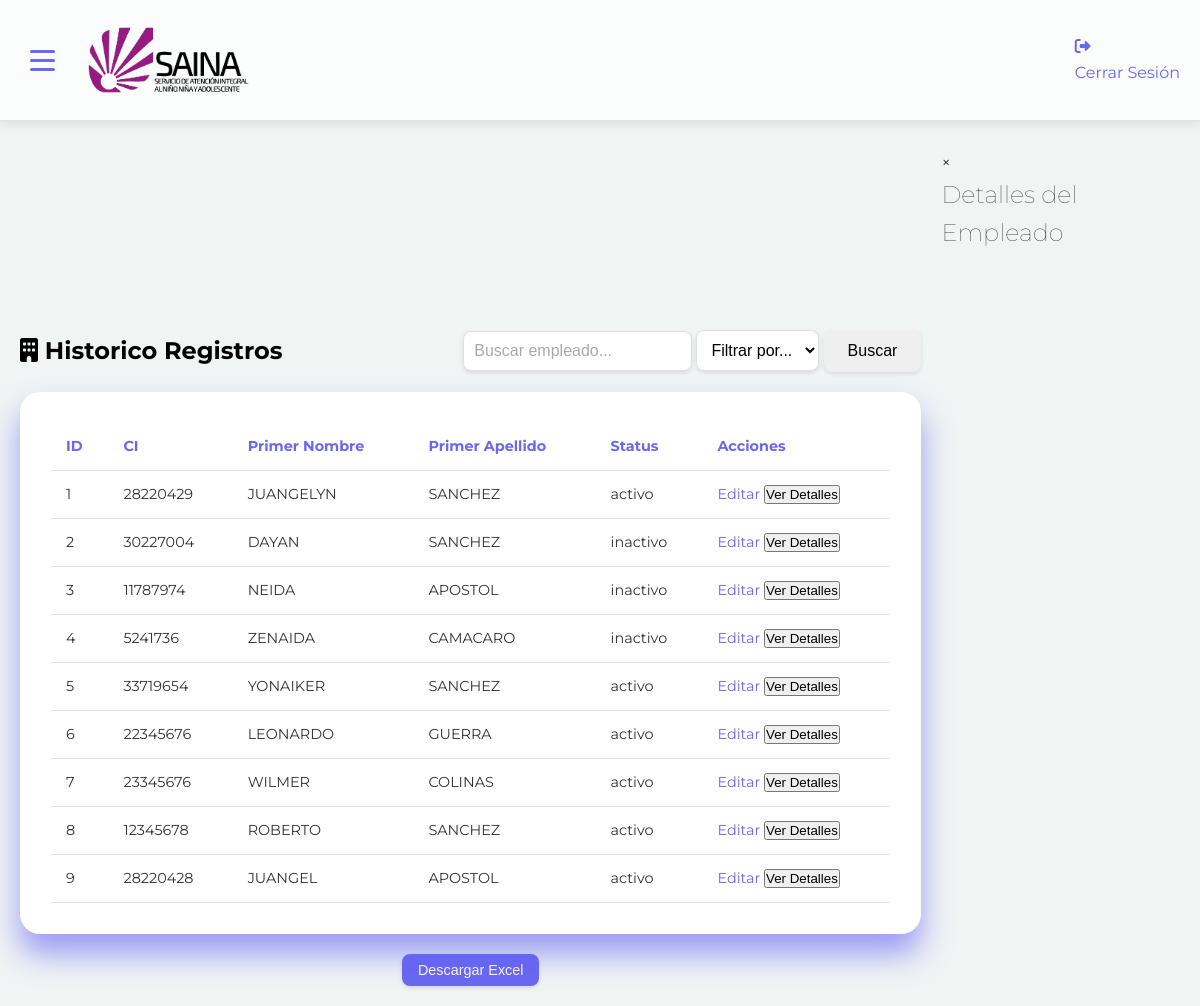
/html/tabla_datos.php, run on an earlier commit of the app's database.
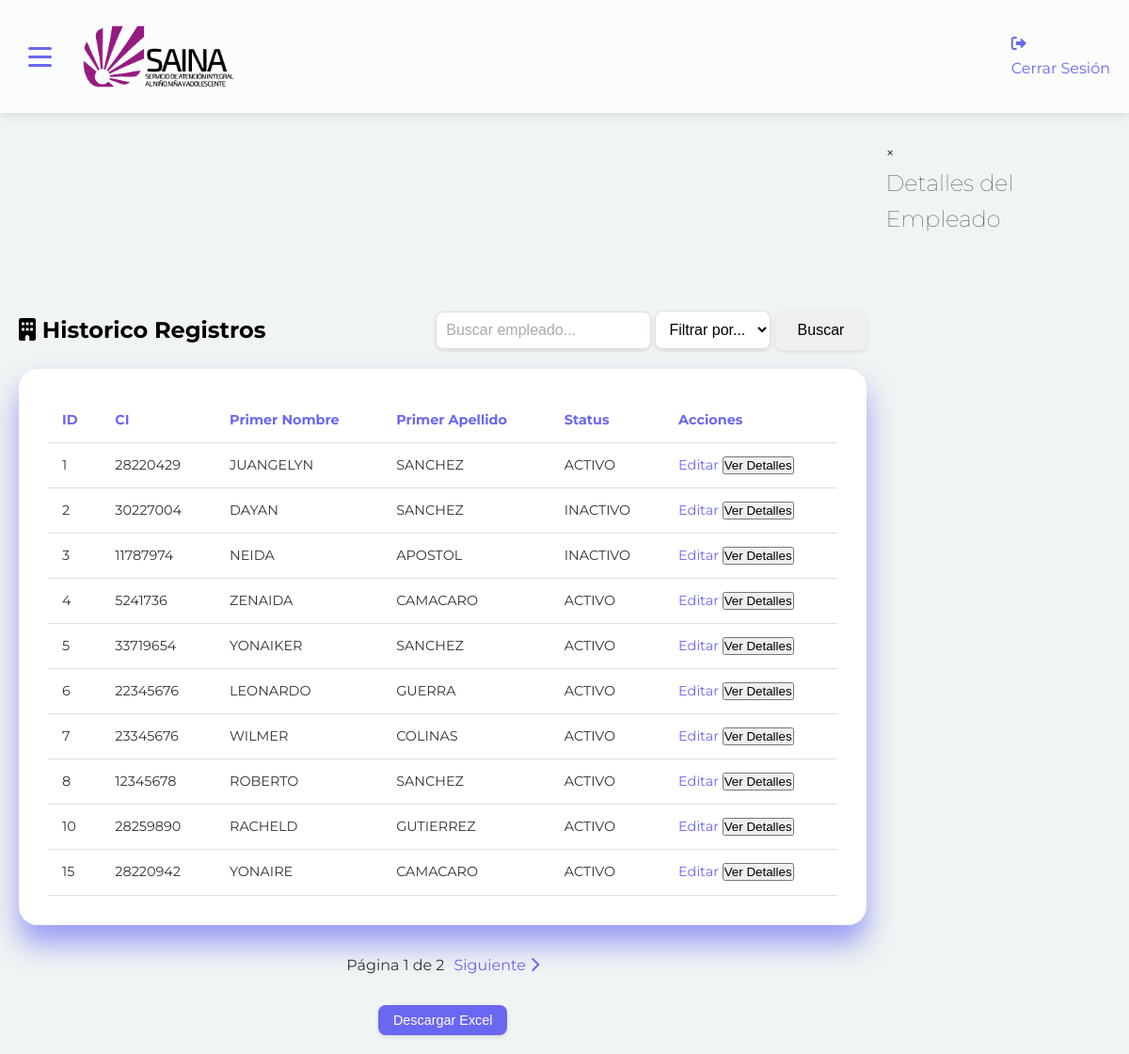
And on a later commit of the database.
### tables this page shows
CREATE TABLE `empleados` (
  `id` int(11) NOT NULL,
  `nacionalidad` varchar(50) NOT NULL,
  `ci` varchar(20) NOT NULL,
  `primer_nombre` varchar(50) NOT NULL,
  `segundo_nombre` varchar(50) DEFAULT NULL,
  `primer_apellido` varchar(50) NOT NULL,
  `segundo_apellido` varchar(50) DEFAULT NULL,
  `fecha_nacimiento` date NOT NULL,
  `sexo` enum('MASCULINO','FEMENINO') NOT NULL,
  `estado_civil` enum('SOLTERO(A)','CASADO(A)','DIVORCIADO(A)','VIUDO(A)') NOT NULL,
  `direccion_ubicacion` varchar(255) DEFAULT NULL,
  `telefono` varchar(20) DEFAULT NULL,
  `correo` varchar(100) DEFAULT NULL,
  `cuenta_bancaria` varchar(50) DEFAULT NULL,
  `tipo_trabajador` enum('CTD','CTI','LNR') NOT NULL,
  `grado_instruccion` enum('PRIMARIA','BACHILLER','TECNICO_PROFESIONAL','LICENCIADO','INGENIERO','ESPECIALISTA','MAESTRIA','DOCTORADO') NOT NULL,
  `cargo` varchar(100) NOT NULL,
  `sede` enum('ADMIN','CAFO','CATE','CSAI','CSB') NOT NULL,
  `dependencia` enum('ADMIN','CAFO','CATE','CSAI','CSB') NOT NULL,
  `fecha_ingreso` date NOT NULL,
  `cod_siantel` varchar(50) NOT NULL,
  `ubicacion_estante` varchar(50) DEFAULT NULL,
  `estatus` enum('ACTIVO','INACTIVO') NOT NULL,
  `fecha_egreso` date DEFAULT NULL,
  `motivo_retiro` text DEFAULT NULL,
  `ubicacion_estante_retiro` varchar(50) DEFAULT NULL,
  `tipo_sangre` enum('A+','A-','B+','B-','AB+','AB-','O+','O-') DEFAULT NULL,
  `lateralidad` enum('DIESTRO(A)','ZURDO(A)') NOT NULL,
  `peso_trabajador` decimal(5,2) DEFAULT NULL,
  `altura_trabajador` decimal(5,2) DEFAULT NULL,
  `calzado_trabajador` varchar(10) DEFAULT NULL,
  `camisa_trabajador` varchar(10) DEFAULT NULL,
  `pantalon_trabajador` varchar(10) DEFAULT NULL,
  `foto` varchar(255) DEFAULT NULL,
  `fecha_registro` timestamp NOT NULL DEFAULT current_timestamp(),
  `estado_id` int(11) DEFAULT 1,
  `municipio_id` int(11) DEFAULT NULL,
  `parroquia_id` int(11) DEFAULT NULL
);

### html/tabla_datos.php (the view, shortened to what this page needs)
<!DOCTYPE html>
<html lang="en">
<head>
    <link rel="stylesheet" href="../css/tabla_datos.css">
    <link rel="stylesheet" href="https://cdnjs.cloudflare.com/ajax/libs/font-awesome/6.0.0/css/all.min.css">
</head>
<body>
    <header class="fixed-header">
        <div class="header-content">
            <div class="left-group">
                <nav class="nav-menu">
                        <label for="menu-toggle" class="menu-icon">
                            <span></span>
                            <span></span>
                            <span></span>
                        </label>
                    </nav>
                    <div class="logo-container">
                        <img src="../imagen/2 - Logo SAINA Horizontal.png" alt="Logo Principal" class="logo">
                    </div>
                </div>
                <div class="logout-section">
            <a href="logout.php" class="logout-btn">
                <div class="nav-icon"><i class="fas fa-sign-out-alt"></i></div>
                <div class="nav-text">Cerrar Sesión</div>
            </a>
        </div>
                    </div>
        </header>
        <div class="main-container">
            <div class="header-section">
                <div class="logo-section">
                    <i class="fas fa-building"></i> Historico Registros
                </div>
                <div class="search-filter">
                    <form method="GET" action="">
                        <input type="text" name="search" placeholder="Buscar empleado..." value="<?php echo htmlspecialchars($_GET['search'] ?? ''); ?>">
                        <select name="filter">
                            <option value="">Filtrar por...</option>
                        </select>
                        <button type="submit" class="btn">Buscar</button>
                    </form>
                </div>
            </div>
    <div class="table-container">
        <table id="employee-table">
            <tr>
                <th>ID</th>
                <th>CI</th>
                <th>Primer Nombre</th>
                <th>Primer Apellido</th>
                <th>Status</th>
                <th>Acciones</th>
            </tr>
                    <?php
                    include("../php/conexion_bd.php");
                    $registros_por_pagina = 10;
                    $pagina_actual = isset($_GET['page']) ? (int)$_GET['page'] : 1;
                    $offset = ($pagina_actual - 1) * $registros_por_pagina;
                    $search = $_GET['search'] ?? '';
                    $filter = $_GET['filter'] ?? '';
                    $where_clause = '';
                    $params = [];
                    $types = '';
                    $sql_total = "SELECT COUNT(*) AS total FROM empleados $where_clause";
                    $stmt_total = $conexion->prepare($sql_total);
                    $stmt_total->execute();
                    $resultado_total = $stmt_total->get_result();
                    $total_registros = $resultado_total->fetch_assoc()['total'];
                    $total_paginas = ceil($total_registros / $registros_por_pagina);
                    $sql = "SELECT * FROM empleados $where_clause ORDER BY id LIMIT ?, ?";
                    $stmt = $conexion->prepare($sql);
                    $types_pagination = $types . 'ii';
                    $params_pagination = array_merge($params, [$offset, $registros_por_pagina]);
                    $stmt->bind_param($types_pagination, ...$params_pagination);
                    $stmt->execute();
                    $ejecutar = $stmt->get_result();
                    while ($fila = mysqli_fetch_array($ejecutar)) {
                        ?>
                         <tr>
                                <td><?php echo htmlspecialchars($fila[0]); ?></td>
                                <td><?php echo htmlspecialchars($fila[2]); ?></td>
                                <td><?php echo htmlspecialchars($fila[3]); ?></td>
                                <td><?php echo htmlspecialchars($fila[5]); ?></td>
                                <td><?php echo htmlspecialchars($fila[22]); ?></td>
                                <td>
                                    <a href="../php/editar.php?id=<?php echo htmlspecialchars($fila[0]); ?>" class="btn-edit">Editar</a>
                                    <button class="btn-details" data-id="<?php echo htmlspecialchars($fila[0]); ?>">Ver Detalles</button>
                                </td>
                            </tr>
                        <?php
                    }
                    ?>
                </table>
            </div>
            <?php if ($total_paginas > 1): ?>
                <div class="pagination">
                    <span>Página <?php echo $pagina_actual; ?> de <?php echo $total_paginas; ?></span>
                    <?php if ($pagina_actual < $total_paginas): ?>
                        <a href="?page=<?php echo $pagina_actual + 1; ?>&search=<?php echo urlencode($search); ?>&filter=<?php echo urlencode($filter); ?>" class="btn-pagination">
                            Siguiente <i class="fas fa-chevron-right"></i>
                        </a>
                    <?php endif; ?>
                </div>
            <?php endif; ?>
            <div class="export-buttons">
                <button onclick="exportExcel()" class="btn-small blue">Descargar Excel</button>
            </div>
        </div>
            <div id="modal" class="modal">
                <div class="modal-content">
                    <span class="close">&times;</span>
                    <h2>Detalles del Empleado</h2>
                </div>
            </div>
    </body>
</html>

### css/tabla_datos.css (style rules this page uses)
:root { --purple-start: #a8a0f9; --blue-end: #6162f4; --shape-color: rgba(255, 255, 255, 0.05); --primary-color: #6a67f0; --text-color: #333; --light-text: #777; --placeholder-color: #aaa; --card-background: rgba(255, 255, 255, 0.9); --error-color: #e74c3c; --success-color: #27ae60; --shadow-light: rgba(0, 0, 0, 0.1); --shadow-focus: rgba(106, 103, 240, 0.2); --background-color: #f0f0f0; --negrura: rgb(0, 0, 0); }
* { margin: 0; padding: 0; box-sizing: border-box; }
body { font-family: "Montserrat", sans-serif; line-height: 1.6; color: var(--text-color); background: #F0F4F3; overflow-y: auto; display: flex; justify-content: center; align-items: flex-start; min-height: 100vh; padding-top: 150px; }
h1, h2, h3, h4, h5, h6 { margin-bottom: 1rem; font-weight: 100; }
a { color: var(--primary-color); text-decoration: none; transition: color 0.3s ease; }
.logo-container { display: flex; align-items: center; }
.logo { height: 170px; width: auto; margin-right: 20px; }
.main-container { width: 80%; max-width: 1100px; padding: 20px; padding-top: 180px; }
.fixed-header { position: fixed; top: 0; left: 0; width: 100%; background: rgba(255, 255, 255, 0.7); backdrop-filter: blur(10px); box-shadow: 0 2px 10px var(--shadow-light); border-bottom: 1px solid rgba(0, 0, 0, 0.1); z-index: 1000; padding: 10px 20px; }
.header-content { display: flex; justify-content: space-between; align-items: center; max-width: 1200px; margin: 0 auto; }
.left-group { display: flex; align-items: center; gap: 20px; }
.fixed-header .logo { height: 100px; width: auto; }
.nav-menu { position: relative; }
.menu-icon { display: flex; flex-direction: column; cursor: pointer; padding: 10px; border-radius: 5px; transition: background 0.3s ease; }
.menu-icon span { width: 25px; height: 3px; background: var(--primary-color); margin: 3px 0; transition: all 0.3s ease; border-radius: 2px; }
.header-section { display: flex; justify-content: space-between; align-items: center; margin-bottom: 20px; }
.logo-section { font-size: 1.5rem; font-weight: 700; color: var(--negrura); }
.search-filter { display: flex; gap: 10px; }
.search-filter input, .search-filter select { padding: 10px; border: 1px solid #e0e0e0; border-radius: 8px; font-size: 1rem; outline: none; transition: all 0.3s ease; background-color: #fff; box-shadow: 0 2px 4px var(--shadow-light); }
.search-filter input::placeholder { color: var(--placeholder-color); font-weight: 300; }
.table-container { background: white; padding: 30px; border-radius: 20px; box-shadow: 0 20px 30px rgba(97, 98, 244, 0.6); backdrop-filter: blur(10px); border: 1px solid rgba(255, 255, 255, 0.4); overflow-x: auto; }
#employee-table { width: 100%; border-collapse: collapse; font-size: 0.9rem; }
#employee-table th, #employee-table td { padding: 12px 15px; border-bottom: 1px solid #e0e0e0; text-align: left; transition: background 0.3s ease; }
#employee-table th { background: white; color: var(--primary-color); font-weight: bold; }
.pagination { display: flex; justify-content: center; align-items: center; gap: 10px; margin-top: 20px; padding: 10px; }
.export-buttons { margin-top: 20px; text-align: center; }
.btn-small { padding: 8px 16px; border: none; border-radius: 8px; font-size: 0.9rem; font-weight: 500; cursor: pointer; transition: all 0.3s ease; box-shadow: 0 2px 4px var(--shadow-light); }
.btn-small.blue { background: var(--primary-color); color: white; }
.btn { padding: 12px 24px; border: none; border-radius: 8px; font-size: 1rem; font-weight: 500; cursor: pointer; transition: all 0.3s ease; box-shadow: 0 2px 4px var(--shadow-light); }

What changed in the data, as far as the page shows it:
removed empleados: id "9", ci "28220428", primer_nombre "JUANGEL", primer_apellido "APOSTOL", estatus "activo"
changed empleados "JUANGELYN": estatus "activo" → "ACTIVO"
changed empleados "DAYAN": estatus "inactivo" → "INACTIVO"
changed empleados "NEIDA": estatus "inactivo" → "INACTIVO"
changed empleados "ZENAIDA": estatus "inactivo" → "ACTIVO"
changed empleados "YONAIKER": estatus "activo" → "ACTIVO"
changed empleados "LEONARDO": estatus "activo" → "ACTIVO"
changed empleados "WILMER": estatus "activo" → "ACTIVO"
changed empleados "ROBERTO": estatus "activo" → "ACTIVO"
added empleados: id "10", ci "28259890", primer_nombre "RACHELD", primer_apellido "GUTIERREZ", estatus "ACTIVO"
added empleados: id "15", ci "28220942", primer_nombre "YONAIRE", primer_apellido "CAMACARO", estatus "ACTIVO"
Also different on the page:
$pagina_actual: (not shown) → "1"
$total_paginas: (not shown) → "2"
text now shown: "Página de Siguiente"
